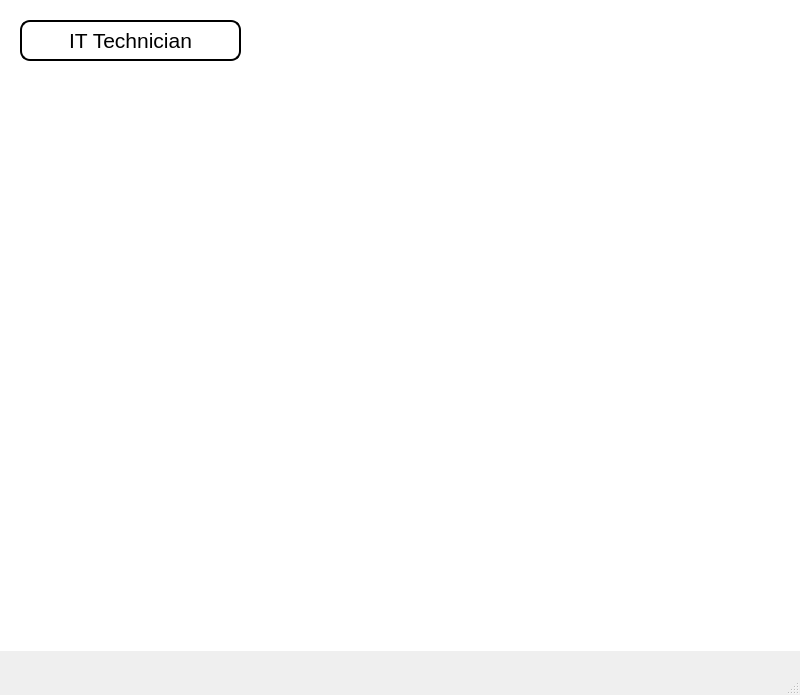
<?xml version="1.0" encoding="UTF-8"?>
<ui version="4.0">
 <class>MainWindow</class>
 <widget class="QMainWindow" name="MainWindow">
  <property name="geometry">
   <rect>
    <x>0</x>
    <y>0</y>
    <width>800</width>
    <height>695</height>
   </rect>
  </property>
  <property name="windowTitle">
   <string>MainWindow</string>
  </property>
  <widget class="QWidget" name="centralwidget">
   <widget class="QPushButton" name="IT_Calls_Button">
    <property name="geometry">
     <rect>
      <x>20</x>
      <y>20</y>
      <width>221</width>
      <height>41</height>
     </rect>
    </property>
    <property name="font">
     <font>
      <pointsize>16</pointsize>
     </font>
    </property>
    <property name="styleSheet">
     <string notr="true">QPushButton{background-color: white;
border: 2px solid black;
border-radius: 10px;}
QPushButton:hover{background-color:rgb(85, 255, 255);
border: 2px solidrgb(85, 255, 255);
}</string>
    </property>
    <property name="text">
     <string>IT Technician</string>
    </property>
    <property name="autoDefault">
     <bool>false</bool>
    </property>
   </widget>
   <widget class="QLabel" name="label">
    <property name="geometry">
     <rect>
      <x>0</x>
      <y>0</y>
      <width>801</width>
      <height>651</height>
     </rect>
    </property>
    <property name="styleSheet">
     <string notr="true">background-image: url(:/IT/IT_picture2.png);
background-repeat: no-repeat;
background-position: center;
background-attachment: fixed;
background-color: white; /* Fallback color */</string>
    </property>
    <property name="text">
     <string/>
    </property>
   </widget>
   <zorder>label</zorder>
   <zorder>IT_Calls_Button</zorder>
  </widget>
  <widget class="QMenuBar" name="menubar">
   <property name="geometry">
    <rect>
     <x>0</x>
     <y>0</y>
     <width>800</width>
     <height>21</height>
    </rect>
   </property>
  </widget>
  <widget class="QStatusBar" name="statusbar"/>
 </widget>
 <resources>
  <include location="IT.qrc"/>
 </resources>
 <connections/>
</ui>
